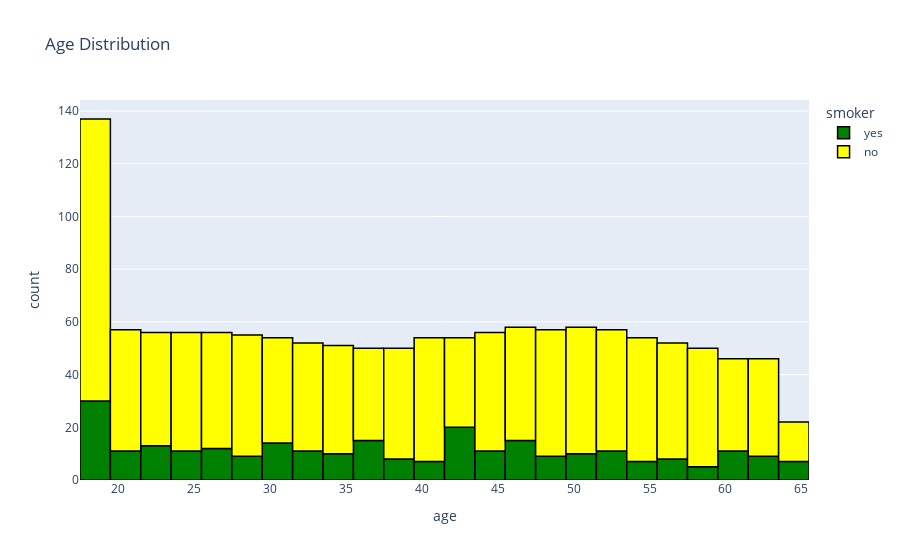

Source (notebook cell):
### Code cell
fig = px.histogram(df, x='age', nbins=30, title='Age Distribution', color='smoker', 
                  color_discrete_map={'yes': 'green', 'no': 'yellow'})
fig.update_traces( marker_line_color='black', marker_line_width=1.5)
fig.show()

### Figure 1 — Plotly figure (JSON) as saved in the notebook; plotly's stock layout.template omitted (floating-point values rounded to 4 significant figures; data arrays with more than 128 entries replaced by an {"elided": "..."} marker saying what was removed)
{"data": [{"alignmentgroup": "True", "bingroup": "x", "hovertemplate": "smoker=yes<br>age=%{x}<br>count=%{y}<extra></extra>", "legendgroup": "yes", "marker": {"color": "green", "line": {"color": "black", "width": 1.5}, "pattern": {"shape": ""}}, "name": "yes", "nbinsx": 30, "offsetgroup": "yes", "orientation": "v", "showlegend": true, "type": "histogram", "x": {"elided": "274 int values"}, "xaxis": "x", "yaxis": "y"}, {"alignmentgroup": "True", "bingroup": "x", "hovertemplate": "smoker=no<br>age=%{x}<br>count=%{y}<extra></extra>", "legendgroup": "no", "marker": {"color": "yellow", "line": {"color": "black", "width": 1.5}, "pattern": {"shape": ""}}, "name": "no", "nbinsx": 30, "offsetgroup": "no", "orientation": "v", "showlegend": true, "type": "histogram", "x": {"elided": "1064 int values"}, "xaxis": "x", "yaxis": "y"}], "layout": {"barmode": "relative", "legend": {"title": {"text": "smoker"}, "tracegroupgap": 0}, "title": {"text": "Age Distribution"}, "xaxis": {"anchor": "y", "domain": [0, 1], "title": {"text": "age"}}, "yaxis": {"anchor": "x", "domain": [0, 1], "title": {"text": "count"}}}}
